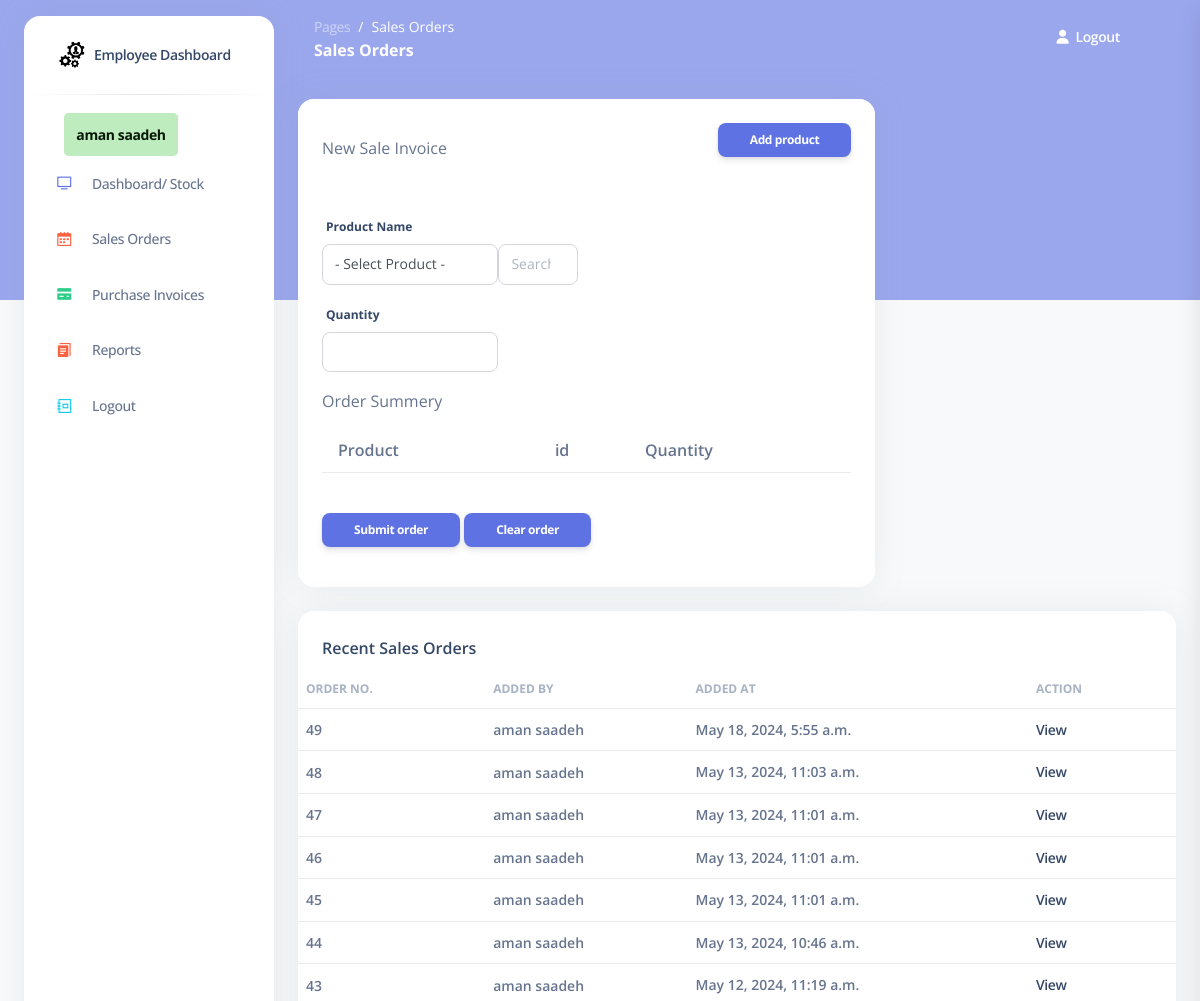
The app's page /sales (signed in, upper part), older data.
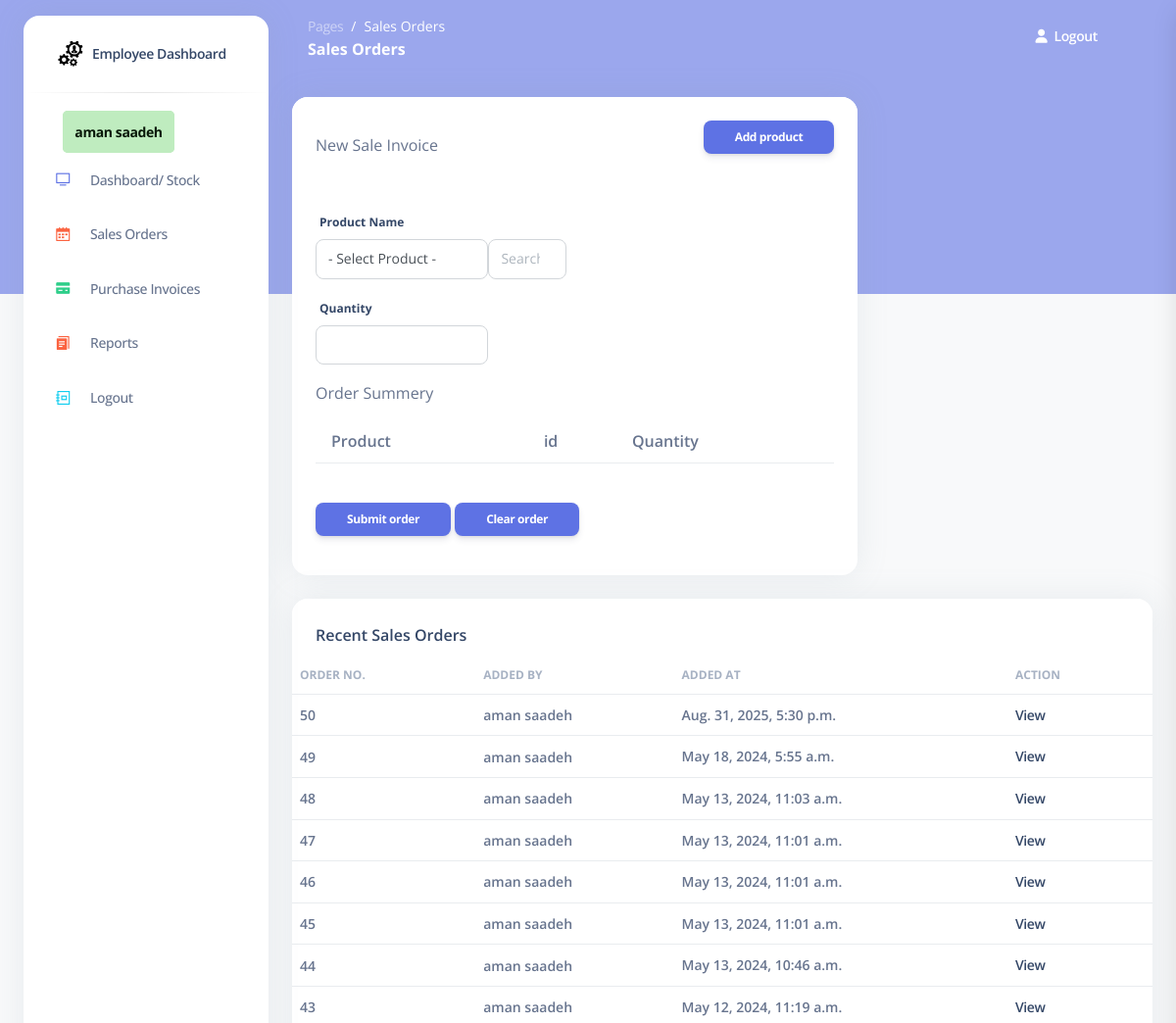
The same page, newer data.
### my_app/models.py (models this page shows)
class Employee(models.Model):
    first_name = models.CharField(max_length=255)
    last_name = models.CharField(max_length=255)
    email = models.EmailField(max_length=255)
    DOB = models.DateField()
    password = models.CharField(max_length=255)
    confirm_password = models.CharField(max_length=255)
    manager = models.ForeignKey(Manager , related_name="employees", on_delete=models.CASCADE)
    is_active = models.BooleanField(default=False)
    created_at = models.DateTimeField(auto_now_add=True)
    updated_at = models.DateTimeField(auto_now=True)
    objects = EmployeeManager()

class Sale_order(models.Model):
    employee = models.ForeignKey(Employee , related_name="sale_orders", on_delete=models.CASCADE) # RESTRICT  deleted >>  dont delete the item or ( default="Default", on_delete=models.SET_DEFAULT)
    products = models.ManyToManyField(Product, related_name="sale_orders")
    created_at = models.DateTimeField(auto_now_add=True)
    updated_at = models.DateTimeField(auto_now=True)
    objects = Sale_orderManager()

### my_app/views.py (the view)
# urls.py: path('sales', views.display_sales),
def display_sales(request):
    context = {
            'sale_order': sale_order,
            'products': models.get_all_products(),
            'orders' : models.get_all_sales_orders(),
            'employee': models.get_employee_by_id(request.session['employee_id'])
        }
    return render(request , 'sale_orders.html', context )

### my_app/models.py (called while the page is built)
def get_employee_by_id(id):
    return Employee.objects.get(id=id)

def get_all_products():
    return Product.objects.all()

def get_all_sales_orders():#--------------------------------------------Mai
    return Sale_order.objects.all().order_by('-created_at')

### my_app/templates/sale_orders.html (shortened to what this page needs)
<!DOCTYPE html>
<html lang="en">
<head>
{% load static %}
    <link href="https://cdnjs.cloudflare.com/ajax/libs/font-awesome/6.5.1/css/all.min.css" rel="stylesheet" />
  <link href="{% static 'css/nucleo-icons.css'%}" rel="stylesheet" />
  <link href="{% static 'css/nucleo-svg.css'%}" rel="stylesheet" />
<link href="https://cdnjs.cloudflare.com/ajax/libs/font-awesome/6.5.1/css/all.min.css" rel="stylesheet" />
  <link href="{% static 'css/nucleo-svg.css'%}" rel="stylesheet" />
  <link id="pagestyle" href="{% static 'css/argon-dashboard.css' %}" rel="stylesheet" />
  <nonscript><link rel="stylesheet" href="{% static 'css/argon-dashboard.css' %}"></nonscript>
  <link rel="stylesheet" href="{% static 'css/style.css' %}">
</head>
<body class="g-sidenav-show   bg-gray-100">
  <aside class="sidenav bg-white navbar navbar-vertical navbar-expand-xs border-0 border-radius-xl my-3 fixed-start ms-4 " id="sidenav-main">
    <div class="sidenav-header">
      <a class="navbar-brand m-0" href=" https://demos.creative-tim.com/argon-dashboard/pages/dashboard.html " target="_blank">
        <img src="static/img/logo.PNG" class="navbar-brand-img h-100" alt="main_logo">
        <span class="ms-1 font-weight-bold">Employee Dashboard</span>
      </a>
    </div>
    <hr class="horizontal dark mt-0">
    <div class="collapse navbar-collapse  w-auto " id="sidenav-collapse-main">
      <ul class="navbar-nav">
        <li class="nav-item">
          <a class="nav-link " href="/employye_dashboard">
            <span class="nav-link-text ms-1"> <b class="message_success" >{{employee.first_name}} {{employee.last_name}}</b> </span>
          </a>
          <a class="nav-link " href="/employye_dashboard">
            <div class="icon icon-shape icon-sm border-radius-md text-center me-2 d-flex align-items-center justify-content-center">
              <i class="ni ni-tv-2 text-primary text-sm opacity-10"></i>
            </div>
            <span class="nav-link-text ms-1">Dashboard/ Stock</span>
          </a>
        </li>
        <li class="nav-item">
          <a class="nav-link " href="/sales">
            <div class="icon icon-shape icon-sm border-radius-md text-center me-2 d-flex align-items-center justify-content-center">
              <i class="ni ni-calendar-grid-58 text-warning text-sm opacity-10"></i>
            </div>
            <span class="nav-link-text ms-1">Sales Orders</span>
          </a>
        </li>
        <li class="nav-item">
          <a class="nav-link " href="/purchases">
            <div class="icon icon-shape icon-sm border-radius-md text-center me-2 d-flex align-items-center justify-content-center">
              <i class="ni ni-credit-card text-success text-sm opacity-10"></i>
            </div>
            <span class="nav-link-text ms-1">Purchase Invoices</span>
          </a>
        </li>
        <li class="nav-item">
          <a class="nav-link " href="/employee_reports">
            <div class="icon icon-shape icon-sm border-radius-md text-center me-2 d-flex align-items-center justify-content-center">
              <i class="ni ni-single-copy-04 text-warning text-sm opacity-10"></i>
            </div>
            <span class="nav-link-text ms-1">Reports</span>
          </a>
        </li>
        <li class="nav-item">
          <a class="nav-link " href="/emp_logout">
            <div class="icon icon-shape icon-sm border-radius-md text-center me-2 d-flex align-items-center justify-content-center">
              <i class="ni ni-collection text-info text-sm opacity-10"></i>
            </div>
            <span class="nav-link-text ms-1">Logout</span>
          </a>
        </li>
      </ul>
    </div>
  </aside>
  <main class="main-content position-relative border-radius-lg ">
    <nav class="navbar navbar-main navbar-expand-lg px-0 mx-4 shadow-none border-radius-xl " id="navbarBlur" data-scroll="false">
      <div class="container-fluid py-1 px-3">
        <nav aria-label="breadcrumb">
          <ol class="breadcrumb bg-transparent mb-0 pb-0 pt-1 px-0 me-sm-6 me-5">
            <li class="breadcrumb-item text-sm"><a class="opacity-5 text-white" href="javascript:;">Pages</a></li>
            <li class="breadcrumb-item text-sm text-white active" aria-current="page">Sales Orders</li>
          </ol>
          <h6 class="font-weight-bolder text-white mb-0">Sales Orders</h6>
        </nav>
        <div class="collapse navbar-collapse mt-sm-0 mt-2 me-md-0 me-sm-4" id="navbar">
          <ul class="navbar-nav  justify-content-end">
            <li class="nav-item d-flex align-items-center">
              <a href="/emp_logout" class="nav-link text-white font-weight-bold px-0">
                <i class="fa fa-user me-sm-1"></i>
                <span class="d-sm-inline d-none">Logout</span>
              </a>
            </li>
            <li class="nav-item px-3 d-flex align-items-center">
            </li>
            <li class="nav-item dropdown pe-2 d-flex align-items-center">
          </ul>
        </div>
      </div>
    </nav>
    <div class="container-fluid py-4">
      <div class="row">
        <div class="col-8">
          <div class="card mb-4">
            <div class="card-header pb-0">
              <form action="/add_order_to_sale" method="post" id="add-form">
                <div class="d-flex align-items-center">
                  <p class="mb-0 ">New Sale Invoice</p>
                  <button class="btn btn-primary btn-sm ms-auto">Add product</button>
                </div>
              </div>
              <div class="card-body">
                <div class="row">
                  <div class="col-md-6">
                    <label for="example-text-input" class="form-control-label">Product Name</label>
                    </div>
                    <div class="btn-group ">
                      <div class="col-md-4">
                        <div class="form-group">
                          <select id="results-box"   class="form-control" name="product_name">
                            <option value="- Select Product -">- Select Product -</option>
                            </select>
                        </div>
                      </div>
                      <div class="w-15 text-center">
                        <div id="search-form"   outocomplete = "off">
                            <input id="search-input" class="form-control me-2" type="search" placeholder="Search " aria-label="Search">
                        </div>
                      </div>
                    </div>
                  </div>
                  <div class="col-md-4">
                    <div class="form-group">
                      <label for="example-text-input" class="form-control-label">Quantity</label>
                      <input class="form-control" type="number" name="quantity" >
                    </div>
                  </div>
                <form action="/submet_sale_order" method="post">
                  <p>Order Summery</p>
                  <table class="table">
                    <tr >
                        <th class="ps-3">Product</th>
                        <th class="ps-3">id</th>
                        <th>Quantity</th>
                    </tr>
                  </table>
                <button type="submit" class="btn btn-primary btn-sm ms-auto mt-4">Submit order</button>
                <a href="/clear_sales_list" class="btn btn-primary btn-sm ms-auto mt-4">Clear order</a>
                </div>
          </div>
        </div>
      </div>
      <div class="row">
        <div class="col-12">
          <div class="card mb-4">
            <div class="card-header pb-0">
              <h6>Recent Sales Orders</h6>
            </div>
            <div class="card-body px-0 pt-0 pb-2">
              <div class="table-responsive p-0">
                <table class="table align-items-center justify-content-center mb-0">
                  <thead>
                    <tr>
                      <th class="text-uppercase text-secondary text-xs font-weight-bolder opacity-7 ps-2">Order No.</th>
                      <th class="text-uppercase text-secondary text-xs font-weight-bolder opacity-7 ps-2 ">Added by</th>
                      <th class="text-uppercase text-secondary text-xs font-weight-bolder opacity-7 ps-2 ">Added at</th>
                      <th class="text-uppercase text-secondary text-xs font-weight-bolder opacity-7 ps-2">Action</th>
                    </tr>
                  </thead>
                  <tbody>
                    {% for order in orders %}
                    <tr>
                      <td>
                        <p class="text-sm mb-0 font-weight-bold mb-0"> {{order.id}} </p>
                      </td>
                      <td>
                        <p class="text-sm mb-0 font-weight-bold mb-0"> {{order.employee.first_name}} {{order.employee.last_name}}</p>
                      </td>
                      <td>
                        <span class="text-sm mb-0 font-weight-bold">{{order.created_at}}</span>
                      </td>
                      <td>
                        <span class="text-sm  mb-0 font-weight-bold"><a href="/view_sale_order/{{order.id}}">View</a></span>
                      </td>
                    </tr>
                    {% endfor %}
        </div>
      </div>
    </div>
  </main>
</body>
</html>

### static/css/nucleo-svg.css (style rules this page uses)
.icon { display: inline-block; color: #111111; height: 1em; width: 1em; }
.icon-sm { height: 0.8em; width: 0.8em; }
.icon { fill: currentColor; stroke: none; }

### static/css/style.css (style rules this page uses)
.message_success { width: min-content; margin: 10px; margin-left: 10%; padding: 10px; background-color: rgb(191, 236, 191); color: rgb(8, 24, 8); border: 2px solid rgb(191, 236, 191); border-radius: 5px; }

Row changes from the older to the newer data that the page shows:
added Sale_order: id "50", employee.first_name "aman", employee.last_name "saadeh", created_at "Aug. 31, 2025, 5:30 p.m."
